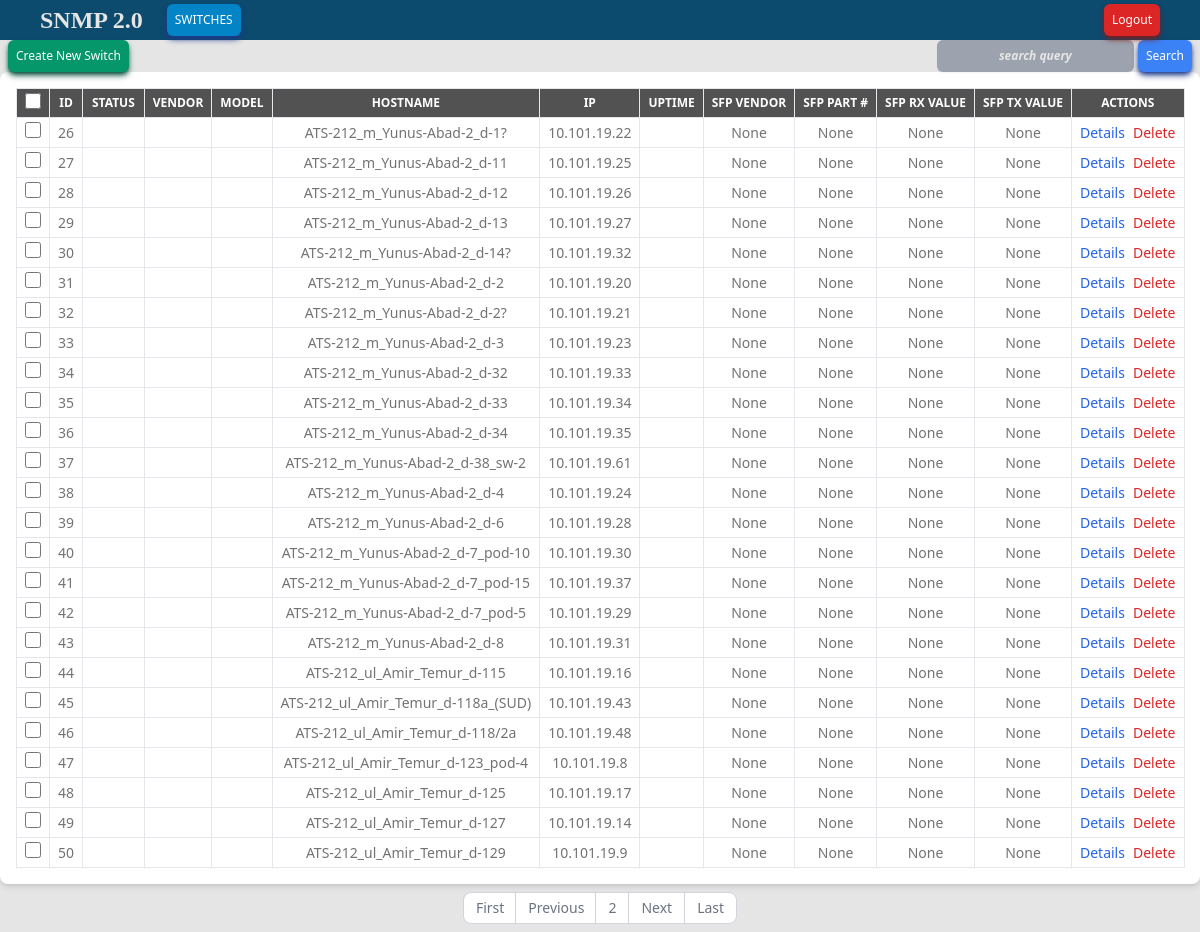
Screenshot of /snmp/switches/?page=2&search= (signed in) with the database file from the repository.
### snmp/models.py (models this page shows, shortened)
class Switch(models.Model):
    model = models.ForeignKey(SwitchModel, on_delete=models.SET_NULL, blank=True, null=True)
    uptime = models.CharField(max_length=200, blank=True, null=True)
    hostname = models.CharField(max_length=200, null=True, blank=True)
    ip = models.GenericIPAddressField(protocol='both', null=True, blank=True)
    snmp_community = models.CharField(max_length=100, default='snmp2netread')
    sysdescr_oid = models.CharField(max_length=200, default='1.3.6.1.2.1.1.1.0')
    status = models.BooleanField(default=False, null=True, blank=True)
    uplink = models.ForeignKey("Switch", on_delete=models.SET_NULL, blank=True, null=True)
    rx_signal = models.FloatField(null=True, blank=True)
    tx_signal = models.FloatField(null=True, blank=True)
    sfp_vendor = models.CharField(max_length=200, null=True, blank=True)
    part_number = models.CharField(max_length=200, null=True, blank=True)
    branch = models.ForeignKey(Branch, on_delete=models.SET_NULL, blank=True, null=True)
    high_signal_value = models.FloatField(default='11', blank=True, null=True)
    history = HistoricalRecords()

### snmp/views.py (the view, shortened to what this page needs)
# urls.py: path('switches/', views.switches, name='switches'),
def switches(request):
    items = Switch.objects.all()
    items = items.order_by('status')
    search_query = request.GET.get('search')
    paginator = Paginator(items, 25)
    page_number = request.GET.get('page')
    page_items = paginator.get_page(page_number)
    return render(request, 'switch_list.html', {'switches': page_items})

### snmp/templates/switch_list.html (shortened to what this page needs)
{% extends "index.html" %}
{% load static %}
{% block content %}
  <div class="flex justify-between">
    <div class="px-2">
      <a href="{% url 'switch_create' %}" class="shadow-md shadow-emerald-900 rounded-md px-2 py-2 font-medium text-center inline-flex items-center text-xs text-white bg-emerald-600 hover:bg-emerald-800 focus:ring-2 focus:outline-none focus:ring-cyan-300 dark:focus:ring-cyan-800">
        Create New Switch
      </a>
    </div>
    <form method="get">
      <div class="form-group px-2">
        <input type="text" name="search" id="search" value="{{ request.GET.search }}" class="shadow-sm placeholder:italic placeholder:text-neutral-200 block rounded-md px-2 py-2 font-bold text-center inline-flex items-center text-xs text-white bg-gray-400 dark:bg-gray-600 hover:bg-gray-600 text-sky-primary invalid:text-gray-400 form-control" placeholder="search query">
        <button type="submit" class="shadow-md shadow-blue-900 rounded-md px-2 py-2 font-medium text-center inline-flex items-center text-xs text-white bg-blue-500 hover:bg-sky-800 focus:ring-2 focus:outline-none focus:ring-cyan-300 dark:focus:ring-cyan-800">Search</button>
      </div>
    </form>
  </div>
  <div class="bg-white dark:bg-neutral-800 p-4 rounded-lg shadow-md">
    <table class="w-full text-xs text-left text-neutral-500 dark:text-neutral-400">
      <thead class='uppercase'>
          <tr class="text-xs font-sans text-center whitespace-nowrap bg-neutral-600 text-white dark:text-neutrall-300">
          <th class="border px-2 py-1">
              <div class="flex-1 items-center">
                <input id="checkbox-all-search" type="checkbox" class="w-4 h-4 text-blue-600 bg-gray-100 border-gray-300 rounded focus:ring-blue-500 dark:focus:ring-blue-600 dark:ring-offset-gray-800 dark:focus:ring-offset-gray-800 focus:ring-2 dark:bg-gray-700 dark:border-gray-600">
              </div>
          </th>
          <th class="border px-2 py-1">ID</th>
          <th class="border px-2 py-1">Status</th>
          <th class="border px-2 py-1">Vendor</th>
          <th class="border px-2 py-1">Model</th>
          <th class="border px-2 py-1">Hostname</th>
          <th class="border px-2 py-1">IP</th>
          <th class="border px-2 py-1">Uptime</th>
          <th class="border px-2 py-1">SFP Vendor</th>
          <th class="border px-2 py-1">SFP Part #</th>
          <th class="border px-2 py-1">SFP RX value</th>
          <th class="border px-2 py-1">SFP TX value</th>
          <th class="border px-2 py-1">Actions</th>
        </tr>
      </thead>
      <tbody>
        {% for switch in switches %}
        <tr class="text-sm font-sans text-center whitespace-nowrap hover:bg-neutral-400 dark:hover:bg-neutral-600">
          <td class="border px-2 py-1">
              <div>
                <input name="switches-ch" value="{{ switch.id }}" id="checkbox-table-search-{{ switch.id }}" type="checkbox" class="w-4 h-4 text-blue-600 bg-gray-100 border-gray-300 rounded focus:ring-blue-500 dark:focus:ring-blue-600 dark:ring-offset-gray-800 dark:focus:ring-offset-gray-800 focus:ring-2 dark:bg-gray-700 dark:border-gray-600">
              </div>
          </td>
          <td class="border px-2 py-1">
          {{ switch.pk }}
          </td>
          <td id="switch-status-{{ switch.pk }}" class="border px-2 py-1 text-white">
          </td>
          <td class="border px-2 py-1">
          </td>
          <td class="border px-2 py-1">
          </td>
          <td class="border px-2 py-1">
            {{ switch.hostname }}</a>
          </td>
          <td class="border px-2 py-1">
            {{ switch.ip }}</a>
          </td>
          <td class="border px-2 py-1">
          </td>
          <td class="border px-2 py-1">
            {% if 'No Such' in switch.sfp_vendor %}Not available{% else %}
            {{ switch.sfp_vendor }}
            {% endif %}
          </td>
          <td class="border px-2 py-1">
            {{ switch.part_number }}
          </td>
          <td class="border px-2 py-1">
            {{ switch.rx_signal }}
          </td>
          <td class="border px-2 py-1">
            {{ switch.tx_signal }}
          </td>
          <td class="border px-2 py-1">
            <div class="flex justify-center space-x-2">
              {% if switch.status %}
              <a href="{% url 'switch_detail' switch.pk %}" class="btn btn-info text-blue-600">
                Details
              </a>
              <a href="{% url 'switch_update' switch.pk %}" class="btn btn-warning">
                Edit
              </a>
              {% else %}
              <a href="{% url 'switch_detail' switch.pk %}" class="btn btn-info text-blue-600">
                Details
              </a>
              {% endif %}
              <a href="{% url 'switch_delete' switch.pk %}" class="btn btn-danger text-red-600">
                Delete
              </a>
            </div>
          </td>
        </tr>
        {% endfor %}
      </tbody>
    </table>
  </div>
  <div class="pagination flex justify-center  py-2">
    <nav aria-label="Page navigation example">
      <ul class="inline-flex -space-x-px text-sm">
        {% if switches.has_previous %}
        <li>
          <a href="?page=1&search={{ request.GET.search }}" class="flex items-center justify-center px-3 h-8 ms-0 leading-tight text-gray-500 bg-white border border-e-0 border-gray-300 rounded-s-lg hover:bg-gray-100 hover:text-gray-700 dark:bg-gray-800 dark:border-gray-700 dark:text-gray-400 dark:hover:bg-gray-700 dark:hover:text-white">First</a>
        </li>
        <li>
          <a href="?page={{ switches.previous_page_number }}&search={{ request.GET.search }}" class="flex items-center justify-center px-3 h-8 ms-0 leading-tight text-gray-500 bg-white border border-e-0 border-gray-300 hover:bg-gray-100 hover:text-gray-700 dark:bg-gray-800 dark:border-gray-700 dark:text-gray-400 dark:hover:bg-gray-700 dark:hover:text-white">Previous</a>
        </li>
        {% endif %}
        <li>
          <a href="?page={{ switches.number }}&search={{ request.GET.search }}" class="{% if switches.number == switches.paginator.num_pages %} rounded-e-lg {% endif %} {% if switches.number == 1 %} rounded-s-lg {% endif %} flex items-center justify-center px-3 h-8 leading-tight text-gray-500 bg-white border border-gray-300 hover:bg-gray-100 hover:text-gray-700 dark:bg-gray-800 dark:border-gray-700 dark:text-gray-400 dark:hover:bg-gray-700 dark:hover:text-white">{{ switches.number }}</a>
        </li>
        {% if switches.has_next %}
        <li>
          <a href="?page={{ switches.next_page_number }}&search={{ request.GET.search }}" class="flex items-center justify-center px-3 h-8 leading-tight text-gray-500 bg-white border border-gray-300 hover:bg-gray-100 hover:text-gray-700 dark:bg-gray-800 dark:border-gray-700 dark:text-gray-400 dark:hover:bg-gray-700 dark:hover:text-white">Next</a>
        </li>
        <li>
          <a href="?page={{ switches.paginator.num_pages }}&search={{ request.GET.search }}" class="flex items-center justify-center px-3 h-8 leading-tight text-gray-500 bg-white border border-gray-300 rounded-e-lg hover:bg-gray-100 hover:text-gray-700 dark:bg-gray-800 dark:border-gray-700 dark:text-gray-400 dark:hover:bg-gray-700 dark:hover:text-white">Last</a>
        </li>
        {% endif %}
      </ul>
    </nav>
  </div>
{% endblock %}

### rows the page displays
Switch: pk "26", hostname "ATS-212_m_Yunus-Abad-2_d-1?", ip "10.101.19.22", sfp_vendor "None", part_number "None", rx_signal "None", tx_signal "None", status "Details"
Switch: pk "27", hostname "ATS-212_m_Yunus-Abad-2_d-11", ip "10.101.19.25", sfp_vendor "None", part_number "None", rx_signal "None", tx_signal "None", status "Details"
Switch: pk "28", hostname "ATS-212_m_Yunus-Abad-2_d-12", ip "10.101.19.26", sfp_vendor "None", part_number "None", rx_signal "None", tx_signal "None", status "Details"
Switch: pk "29", hostname "ATS-212_m_Yunus-Abad-2_d-13", ip "10.101.19.27", sfp_vendor "None", part_number "None", rx_signal "None", tx_signal "None", status "Details"
Switch: pk "30", hostname "ATS-212_m_Yunus-Abad-2_d-14?", ip "10.101.19.32", sfp_vendor "None", part_number "None", rx_signal "None", tx_signal "None", status "Details"
Switch: pk "31", hostname "ATS-212_m_Yunus-Abad-2_d-2", ip "10.101.19.20", sfp_vendor "None", part_number "None", rx_signal "None", tx_signal "None", status "Details"
Switch: pk "32", hostname "ATS-212_m_Yunus-Abad-2_d-2?", ip "10.101.19.21", sfp_vendor "None", part_number "None", rx_signal "None", tx_signal "None", status "Details"
Switch: pk "33", hostname "ATS-212_m_Yunus-Abad-2_d-3", ip "10.101.19.23", sfp_vendor "None", part_number "None", rx_signal "None", tx_signal "None", status "Details"
Switch: pk "34", hostname "ATS-212_m_Yunus-Abad-2_d-32", ip "10.101.19.33", sfp_vendor "None", part_number "None", rx_signal "None", tx_signal "None", status "Details"
Switch: pk "35", hostname "ATS-212_m_Yunus-Abad-2_d-33", ip "10.101.19.34", sfp_vendor "None", part_number "None", rx_signal "None", tx_signal "None", status "Details"
Switch: pk "36", hostname "ATS-212_m_Yunus-Abad-2_d-34", ip "10.101.19.35", sfp_vendor "None", part_number "None", rx_signal "None", tx_signal "None", status "Details"
Switch: pk "37", hostname "ATS-212_m_Yunus-Abad-2_d-38_sw-2", ip "10.101.19.61", sfp_vendor "None", part_number "None", rx_signal "None", tx_signal "None", status "Details"
Switch: pk "38", hostname "ATS-212_m_Yunus-Abad-2_d-4", ip "10.101.19.24", sfp_vendor "None", part_number "None", rx_signal "None", tx_signal "None", status "Details"
Switch: pk "39", hostname "ATS-212_m_Yunus-Abad-2_d-6", ip "10.101.19.28", sfp_vendor "None", part_number "None", rx_signal "None", tx_signal "None", status "Details"
Switch: pk "40", hostname "ATS-212_m_Yunus-Abad-2_d-7_pod-10", ip "10.101.19.30", sfp_vendor "None", part_number "None", rx_signal "None", tx_signal "None", status "Details"
Switch: pk "41", hostname "ATS-212_m_Yunus-Abad-2_d-7_pod-15", ip "10.101.19.37", sfp_vendor "None", part_number "None", rx_signal "None", tx_signal "None", status "Details"
Switch: pk "42", hostname "ATS-212_m_Yunus-Abad-2_d-7_pod-5", ip "10.101.19.29", sfp_vendor "None", part_number "None", rx_signal "None", tx_signal "None", status "Details"
Switch: pk "43", hostname "ATS-212_m_Yunus-Abad-2_d-8", ip "10.101.19.31", sfp_vendor "None", part_number "None", rx_signal "None", tx_signal "None", status "Details"
Switch: pk "44", hostname "ATS-212_ul_Amir_Temur_d-115", ip "10.101.19.16", sfp_vendor "None", part_number "None", rx_signal "None", tx_signal "None", status "Details"
Switch: pk "45", hostname "ATS-212_ul_Amir_Temur_d-118a_(SUD)", ip "10.101.19.43", sfp_vendor "None", part_number "None", rx_signal "None", tx_signal "None", status "Details"
Switch: pk "46", hostname "ATS-212_ul_Amir_Temur_d-118/2a", ip "10.101.19.48", sfp_vendor "None", part_number "None", rx_signal "None", tx_signal "None", status "Details"
Switch: pk "47", hostname "ATS-212_ul_Amir_Temur_d-123_pod-4", ip "10.101.19.8", sfp_vendor "None", part_number "None", rx_signal "None", tx_signal "None", status "Details"
Switch: pk "48", hostname "ATS-212_ul_Amir_Temur_d-125", ip "10.101.19.17", sfp_vendor "None", part_number "None", rx_signal "None", tx_signal "None", status "Details"
Switch: pk "49", hostname "ATS-212_ul_Amir_Temur_d-127", ip "10.101.19.14", sfp_vendor "None", part_number "None", rx_signal "None", tx_signal "None", status "Details"
Switch: pk "50", hostname "ATS-212_ul_Amir_Temur_d-129", ip "10.101.19.9", sfp_vendor "None", part_number "None", rx_signal "None", tx_signal "None", status "Details"

### other values shown
{{ switches.number }} "2"
